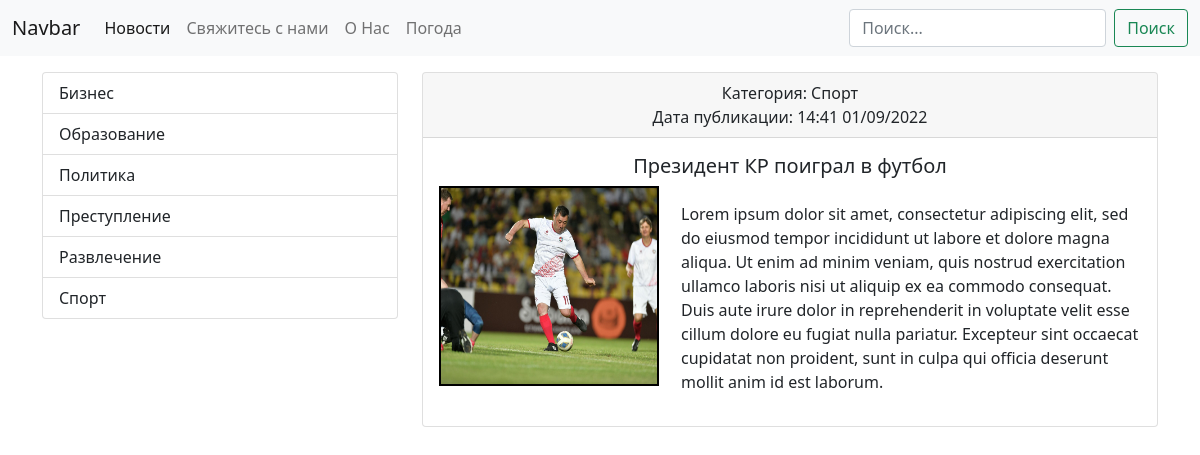
Before: /article/4/ with the older database file.
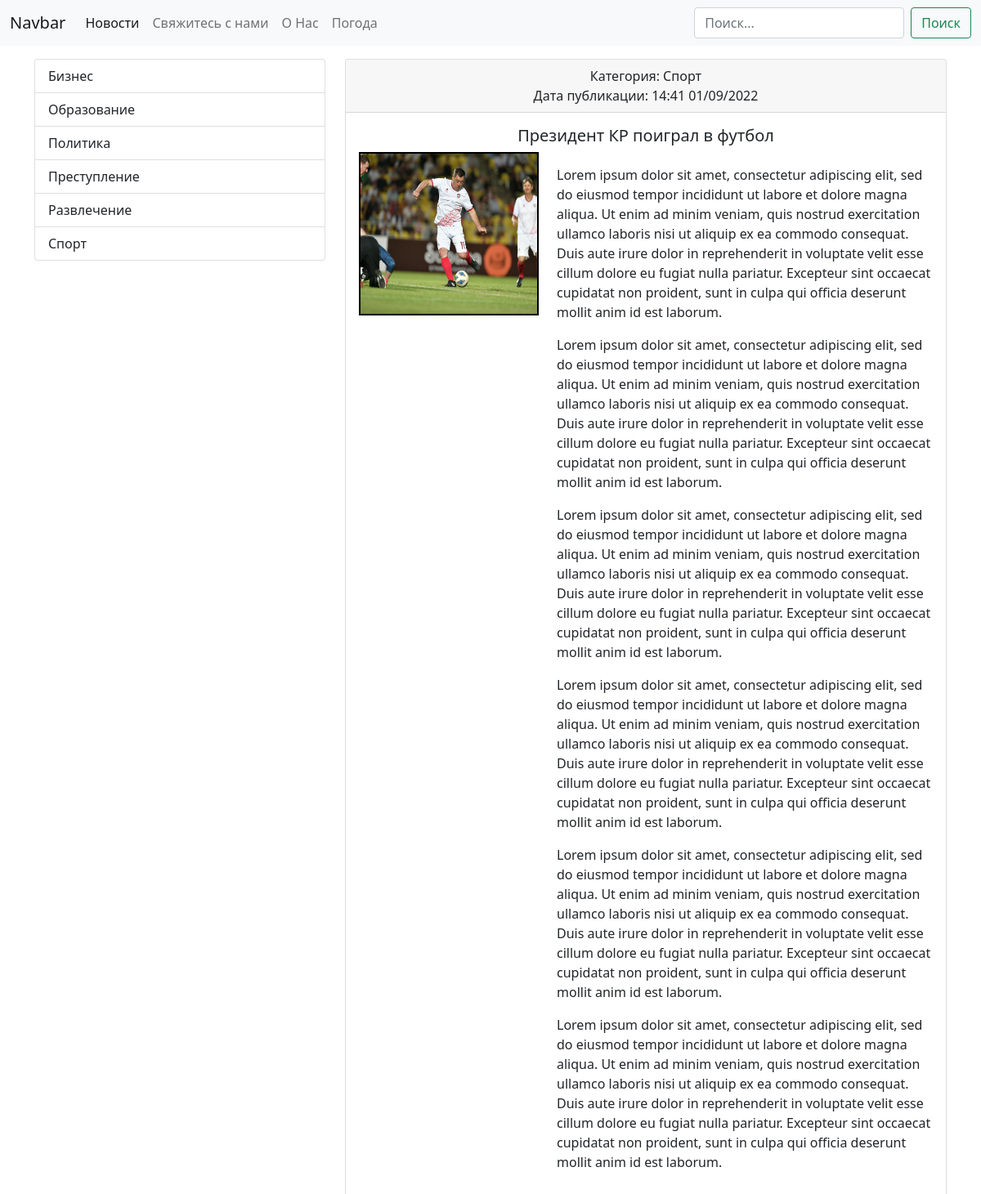
After: the same page with the newer database file.
### newsapp/models.py (models this page shows, shortened)
class News(models.Model):
    title = models.CharField(max_length=250, verbose_name = 'Заголовок новости')
    content = models.TextField(blank=True, verbose_name = 'Содержание новости')
    created_at = models.DateTimeField(auto_now_add=True, verbose_name = 'Время создания')
    updated_at = models.DateTimeField(auto_now=True, verbose_name = 'Время редактирования')
    photo = models.ImageField(upload_to='photos/%Y/%m/%d', null = True)
    is_published = models.BooleanField(default=True, verbose_name = 'Опубликовано')
    category = models.ForeignKey('Category', on_delete = models.PROTECT,
                                 null = True, verbose_name = 'Категория')
    class Meta:
        verbose_name = 'Новость'
        verbose_name_plural = 'Новости'
        ordering = ['-created_at']

class Category(models.Model):
    title_category = models.CharField(max_length = 250, db_index = True,
                                      verbose_name = 'Имя категории')
    class Meta:
        verbose_name = 'Категория'
        verbose_name_plural = 'Категории'
        ordering = ['title_category']

### newsapp/views.py (the view)
# urls.py: path('article/<int:news_id>/',show_news, name='show_news'),
def show_news(request,news_id):
    article = News.objects.get(id = news_id)
    context = {
        "article":article
    }
    return render(request, 'newsapp/article.html', context=context)

### newsapp/templatetags/news_tags.py (called while the page is built)
@register.simple_tag()
def get_categories(name='get_list_categories'):
    return Category.objects.all()

@register.inclusion_tag('newsapp/list_categories.html')
def show_categories():
    categories = Category.objects.all()
    return {"categories": categories}

### newsapp/templates/newsapp/article.html
{% extends 'main.html' %}
{% block sidebar %}
             {% include 'sidebar.html' %}
{% endblock %}
{% block content %}
            <div class="card mb-3">
                  <div class="card-header text-center">
                    Категория: {{ article.category.title_category }}
                      <br>Дата публикации: {{ article.created_at | date:"H:i d/m/Y" }}
                  </div>
                  <div class="card-body">
                    <h5 class="card-title text-center">{{ article.title }}</h5>
                      <div class="row">
                          <div class="col-md-4">
                              {% if article.photo %}
                                <img src="{{ article.photo.url }}" style="border: 2px solid black;" width="220" height="200">
                              {% else %}
                                <img src="https://i.warosu.org/data/lit/thumb/0177/96/1615909903898s.jpg" style="border: 2px solid black;">
                              {% endif %}
                          </div>
                          <div class="col-md-8">
                                 <p class="card-text">{{ article.content |linebreaks }}</p>
                          </div>
                      </div>
                </div>
              </div>
{% endblock %}

Changed rows visible on the page:
changed News "Президент КР поиграл в футбол": content "…anim id est laborum." → "…anim id est laborum. Lorem ipsum dolor sit amet, consectetur adipiscing elit, sed do eiusmod tempor incididunt ut labore et dolore magna aliqua. Ut enim ad minim veniam, quis nostrud exercitation ullamco laboris nisi ut aliquip ex ea commodo consequat. Duis aute irure dolor in reprehenderit in voluptate velit esse cillum dolore eu fugiat nulla pariatur. Excepteur sint occaecat cupidatat non proident, sunt in culpa qui officia deserunt mollit anim id est laborum. Lorem ipsum dolor sit amet, consectetur adipiscing elit, sed do eiusmod tempor incididunt ut labore et dolore magna aliqua. Ut enim ad minim veniam, quis nostrud exercitation ullamco laboris nisi ut aliquip ex ea commodo consequat.…"
